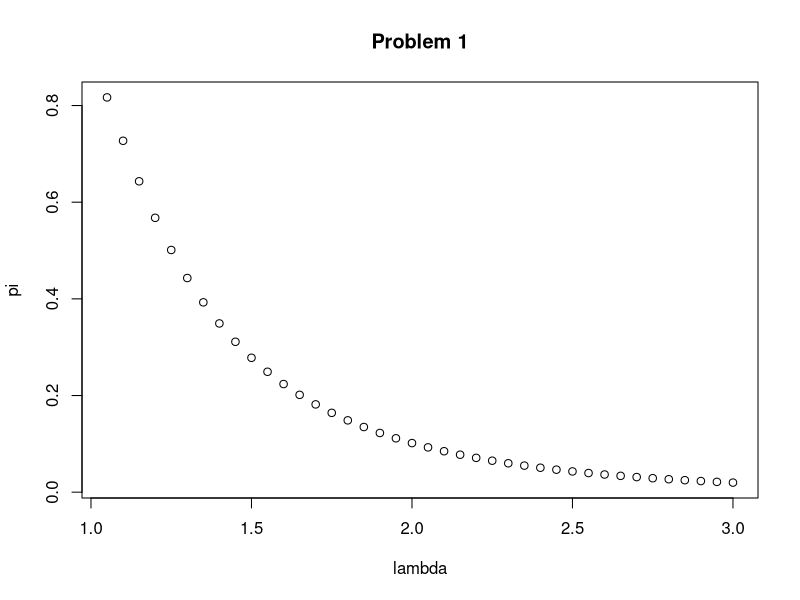

Source code (R):
###
# Jimmy Hickey
# 2020-03-19
# 
# Stochastic branching extinction
###

extinction = function(lambda, iterations)
{
 s = 0
 probabilities = c(0)
 
 for (i in 2:iterations)
 {
  probabilities[i] = exp(-lambda * (1-s))
  s = probabilities[i]
 }
 
 return(probabilities)
}


lambda = seq(1.05, 3, 0.05)

output_matrix <- matrix(ncol=3, nrow=length(lambda))

for (i in 1:length(lambda)){
 
 a = tail(extinction(lambda[i], 20), n=1)
 pi = a / lambda[i]
 
 cat("lambda:" , lambda[i])
 cat('\t')
 cat("a:" , a )
 cat('\t')
 cat("pi: ", pi)
 cat('\n')
 
 output_matrix[i,] = c(lambda[i], a, pi)
}

colnames(output_matrix) = c("lambda", "a", "pi")

plot(output_matrix[,1], output_matrix[,3],
     ylab="pi",
     xlab="lambda",
     main="Problem 1")
